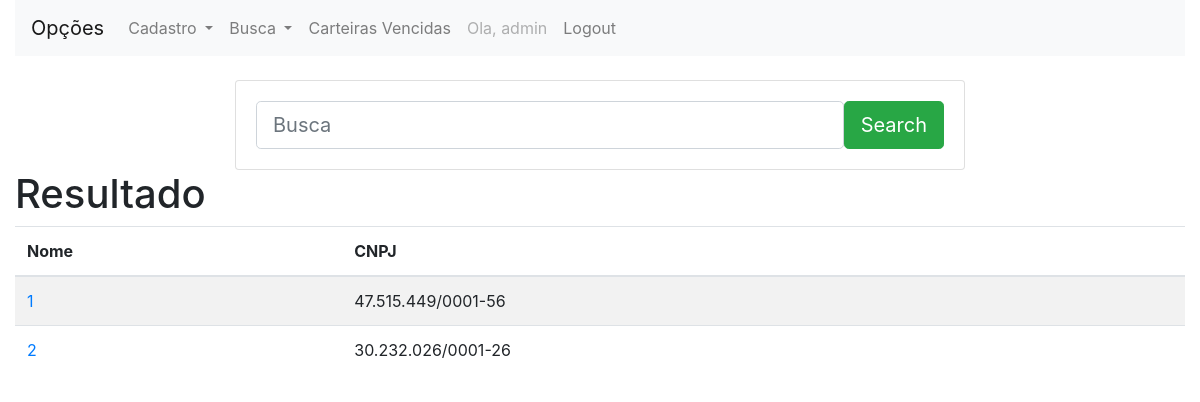
The app's page /core/search_academia/ (signed in) with its own data.
### core/models.py (models this page shows, shortened)
class Academia(models.Model): # Classe Academia
    IDAcademia = models.AutoField(primary_key=True, unique=True)
    Nome = models.CharField(max_length=45)
    CNPJ = models.CharField(max_length=20, unique=True)
    CEP = models.CharField(max_length=20)
    Rua = models.CharField(max_length=50)
    Numero = models.SmallIntegerField()
    Complemento = models.CharField(max_length=50, blank=True, null=True)
    Bairro = models.CharField(max_length=50)
    Estado = models.CharField(max_length=50)
    Cidade = models.CharField(max_length=50)
    Telefone1 = models.CharField(max_length=20)
    Telefone2 = models.CharField(max_length=20)

### core/views.py (the view)
# urls.py: path('search_academia/', search_academia.as_view(), name='search_academia'), # SEARCH
class search_academia(ListView):
    model = Academia
    template_name = 'core/search_academia.html'
    def get_queryset(self): # new
        query = self.request.GET.get('q')
        if not query :
            query = ""
        object_list = Academia.objects.filter(
            Q(Nome__icontains=query) | Q(CNPJ__icontains=query)
        )
        return object_list

### core/templates/core/search_academia.html (shortened to what this page needs)
{% extends 'core/base.html' %}
{% block main %}
{% include 'core/menu.html' %}
<div class="container">
  <br/>
	<div class="row justify-content-center">
    <div class="col-12 col-md-10 col-lg-8">
        <form class="card card-sm" action="{% url 'search_academia' %}" method="get">
            <div class="card-body row no-gutters align-items-center">
                <div class="col">
                    <input class="form-control form-control-lg form-control-borderless" type="search" placeholder="Busca" aria-label="Busca" name="q">
                </div>
                <div class="col-auto">
                    <button class="btn btn-lg btn-success" type="submit">Search</button>
                </div>
            </div>
        </form>
    </div>
  </div>
</div>
<h1>Resultado</h1>
<table class="table table-striped">
  <thead>
    <tr>
      <th scope="col">Nome</th>
      <th scope="col">CNPJ</th>
    </tr>
  </thead>
  <tbody>
    {% for academia in object_list %}
        <tr>
            <td><a href="{% url 'core_update_academia' academia.IDAcademia %}">{{ academia.Nome }}</a></td>
            <td>{{ academia.CNPJ }}</td>
        </tr>
    {% endfor %}
  </tbody>
</table>
{% endblock %}

### core/templates/core/menu.html (shortened to what this page needs)
<nav class="navbar navbar-expand-lg navbar-light bg-light">
  <a class="navbar-brand" href="">Opções</a>
  <div class="collapse navbar-collapse" id="navbarNavDropdown">
    <ul class="navbar-nav mr-auto">
      {% if user.is_authenticated %}
      <li class="nav-item dropdown">
        <a class="nav-link dropdown-toggle" href="#" id="navbarDropdownMenuLink" data-toggle="dropdown" aria-haspopup="true" aria-expanded="false">
          Cadastro
        </a>
      </li>
      <li class="nav-item dropdown">
        <a class="nav-link dropdown-toggle" href="#" id="navbarDropdownMenuLink" data-toggle="dropdown" aria-haspopup="true" aria-expanded="false">
          Busca
        </a>
      </li>
        <li class="nav-item">
          <a class="nav-link" href="{% url 'core_list_filiacao' %}">Carteiras Vencidas</a>
        </li>
        <li class="nav-item">
          <a class="nav-link disabled" href="">Ola, {{ user }}</a>
        </li>
        <li class="nav-item">
          <a class="nav-link" href="{% url 'logout' %}">Logout</a>
        </li>
      {% else %}
        <li class="nav-item">
          <a class="nav-link" href="{% url 'login' %}">Login</a>
        </li>
      {% endif %}
    </ul>
  </div>
</nav>

### records on screen
Academia: Nome "1", CNPJ "47.515.449/0001-56"
Academia: Nome "2", CNPJ "30.232.026/0001-26"

### other values on screen
{{ user }} "admin"
